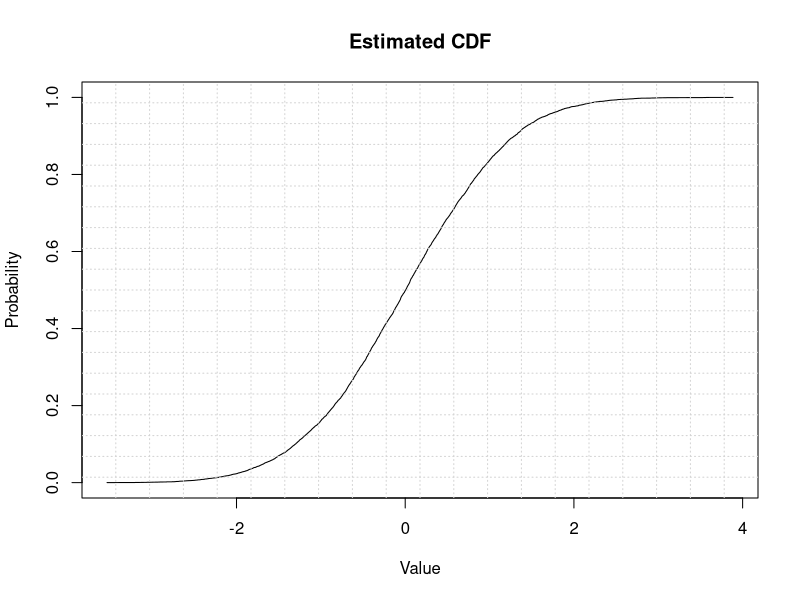

Here is the R script that generated this plot:
# Clear objects from Memory :
rm(list=ls())
#Clear Console:
cat("\014")

# Example of creating a Cumulative Distribution Function (CDF)

# Function to estimate CDF
estimate_cdf <- function(data) {
  # Sort the data in ascending order
  sorted_data <- sort(data)
  
  # Get the number of data points
  n <- length(sorted_data)
  
  # Calculate the probabilities for each data point
  probabilities <- (1:n) / n
  
  # Return the sorted data and corresponding probabilities
  return(list(data = sorted_data, probabilities = probabilities))
}

# Generate some random data
data <- rnorm(10000)

# Estimate the CDF
cdf_estimate <- estimate_cdf(data)

# Extract the sorted data and probabilities
sorted_data <- cdf_estimate$data
probabilities <- cdf_estimate$probabilities

# Plot the estimated CDF
plot(sorted_data, probabilities, type = "s", main = "Estimated CDF", xlab = "Value", ylab = "Probability")
grid(nx = length(cdf_estimate$probabilities) / (length(cdf_estimate$probabilities) * 0.05))